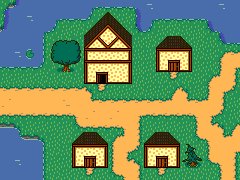

A level layout from a 2D game, rendered from its tile map. Below: a short description, then the map file with its tile-grid data intact:
An orthogonal 20x15 tile map with 12x12 px tiles, 1 tile layer (Tile Layer 1).

<map version="1.9" tiledversion="1.9.1" orientation="orthogonal" renderorder="right-down" width="20" height="15" tilewidth="12" tileheight="12" infinite="0" nextlayerid="2" nextobjectid="1">
 <tileset firstgid="1" source="tileset.tsx" />
 <layer id="1" name="Tile Layer 1" width="20" height="15">
  <data encoding="csv">
18,44,24,24,24,24,24,4,5,5,5,6,57,24,24,24,24,24,57,24,
25,24,57,24,4,5,5,38,115,118,52,25,4,5,5,5,5,6,24,24,
44,24,24,4,38,108,53,115,134,137,118,37,38,108,53,52,108,37,6,24,
24,24,24,23,7,9,10,134,135,136,137,52,53,115,156,118,53,52,37,5,
24,57,54,23,26,27,29,153,154,154,155,108,52,153,154,155,53,108,16,40,
5,5,5,38,45,47,48,153,154,154,155,52,52,191,176,193,52,52,22,1,
52,52,52,53,108,53,108,191,195,192,193,53,52,53,113,53,52,16,41,20,
40,40,40,40,40,40,40,17,113,108,108,53,52,108,16,17,108,22,1,36,
15,33,33,33,33,14,33,39,40,40,40,40,40,40,41,39,40,41,20,52,
2,2,2,2,2,2,3,15,33,15,33,1,2,2,2,2,3,1,36,52,
43,19,52,52,108,108,35,2,2,2,3,20,52,52,108,108,22,39,17,16,
24,42,43,19,52,53,115,156,118,16,41,20,115,156,118,52,35,3,39,41,
24,24,24,23,53,52,153,154,155,22,1,36,153,154,155,68,69,22,33,1,
24,57,24,23,52,52,191,176,193,22,39,17,191,176,193,106,107,35,3,20,
24,24,24,23,53,52,53,113,52,35,3,20,108,113,52,53,53,53,22,20
</data>
 </layer>
</map>
